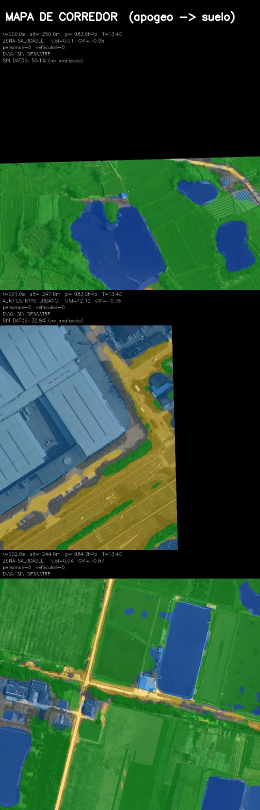
#> input picture entrega/corridor_map.jpg, 520 x 1620 px, given as the content of the folder dataset/rescuenet/train-org-img, which was not available (shown at 1/2 size)
$ python prepare_rescuenet.py --split train
#> lines starting #> are read from the running program, lines starting #| are printed output that depends on the picture; pictures that were not available may be replaced by others from this repository, and a replacement may not be noted
### cansat/__init__.py
"""
cansat — biblioteca compartida del proyecto CanSat LB135.

Nace para eliminar la duplicación que había llevado a que el mismo concepto
estuviera implementado de 2 a 62 veces, con variantes sutiles y a veces
contradictorias, repartidas en los 64 scripts de la raíz.

Módulos
-------
``indices``      USI / GVI / veredicto / diagnóstico de desastre. **FUENTE ÚNICA.**
``preprocess``   Normalización y preprocesado de imagen.  (antes: 62 variantes)
``metrics``      Matriz de confusión, IoU, F1, acuerdo.   (antes: 3 variantes)
``nodata``       Máscara de píxeles sin datos (borde vs umbral global).
``onnxio``       Nombres de nodo leídos del modelo, no hardcodeados.
``checkpoints``  Formato único de checkpoint + ``weights_only=True``.
``protocol``     Paquete de radio/UART LB135.             (antes: 3 formatos)
``summary``      Schema canónico de ``entrega/summary.json`` (antes: 2 schemas).
``paths``        Rutas resueltas desde el archivo, no desde el CWD.
``seed``         Reproducibilidad y device con fallback.

Convención: los scripts de la raíz siguen corriendo con CWD = raíz del
proyecto, así que ``from cansat.indices import usi`` funciona sin instalar.
Con ``pip install -e .`` funciona desde cualquier directorio.
"""

__version__ = "1.0.0"

import contextlib as _contextlib
import sys as _sys


def enable_utf8_stdout() -> None:
    """
    Fuerza stdout/stderr a UTF-8 en Windows.

    La consola cp1252 no puede codificar ``→``, ``≈``, ``✔`` ni emojis: cuando
    la salida se redirige o se pipea desde PowerShell, ``print`` lanza
    UnicodeEncodeError y el script muere A MITAD DE CAMINO. En el pipeline de
    vuelo eso pasa DESPUÉS de escribir la telemetría, así que se pierde la
    copia final a ``telemetry.csv`` (el contrato que lee la estación terrena).

    Se aplica al importar el paquete porque todos los scripts de vuelo y
    post-vuelo importan ``cansat.*``. Es idempotente.
    """
    for stream in (_sys.stdout, _sys.stderr):
        with _contextlib.suppress(AttributeError, OSError):
            stream.reconfigure(encoding="utf-8", errors="replace")
    # En Linux/Pi el stream ya está en UTF-8: reconfigurar es un no-op barato.


enable_utf8_stdout()

# E402/F401: el import va DESPUÉS de enable_utf8_stdout() a propósito; el
# reexport `paths` es parte de la API del paquete.
from . import paths  # noqa: E402,F401

### prepare_rescuenet.py
"""
CanSat La Base — F2: prepara RescueNet para el modelo de daño (óptico UAV).

RescueNet (Rahnemoonfar et al., Hurricane Michael, UAV 3000×4000) trae 10
clases. Se remapea a las 3 del modelo de vuelo:

    other (0)   = {0 fondo, 1 agua, 6 vehículo, 7 ruta-libre, 8 ruta-bloqueada,
                   9 árbol, 10 pileta}
    intacto (1) = {2 edificio sin daño}
    danado (2)  = {3 menor, 4 mayor, 5 destrucción total}

Genera tiles de ``--tile`` px (con cobertura del borde), filtra los que no
tienen construcción suficiente y escribe un manifest con el MISMO formato que
``dataset/xbd_masks/manifest.csv`` (name,image,mask,intacto,menor,mayor,destruido),
así ``train_damage_v3.py --extra-manifest`` lo consume sin cambios.

Uso:
    python prepare_rescuenet.py --split val --limit 20        # prueba
    python prepare_rescuenet.py --split train
    python prepare_rescuenet.py --split train --max-per-image 8
"""
from __future__ import annotations

import argparse
import csv
import json
import random
import sys
from pathlib import Path

sys.path.insert(0, str(Path(__file__).resolve().parent))

import cansat                                                       # noqa: F401
import cv2
import numpy as np

ROOT = Path("dataset/rescuenet")
OUT = Path("dataset/rescuenet_tiles")

# RescueNet (1..10) → clases del modelo (0/1/2)
REMAP = {1: 0, 2: 1, 3: 2, 4: 2, 5: 2, 6: 0, 7: 0, 8: 0, 9: 0, 10: 0}


def posiciones(dim: int, tile: int, stride: int) -> list[int]:
    """Orígenes de tile cubriendo el borde (el último tile pegado al final)."""
    if dim <= tile:
        return [0]
    pos = list(range(0, dim - tile + 1, stride))
    if pos[-1] != dim - tile:
        pos.append(dim - tile)
    return pos


def remap(mask: np.ndarray) -> np.ndarray:
    out = np.zeros_like(mask, dtype=np.uint8)
    for src, dst in REMAP.items():
        out[mask == src] = dst
    return out


def procesar_split(split: str, args) -> dict:
#> called with split = 'train'
    img_dir = ROOT / f"{split}-org-img"
    lab_dir = ROOT / f"{split}-label-img"
    imgs = sorted(img_dir.glob("*.jpg"))
    if args.limit:
        imgs = imgs[: args.limit]
    if not imgs:
        print(f"[ERROR] No hay imágenes en {img_dir}")
        return {}

    out_img = OUT / split / "images"
    out_msk = OUT / split / "masks"
    out_img.mkdir(parents=True, exist_ok=True)
    out_msk.mkdir(parents=True, exist_ok=True)

    rng = random.Random(args.seed)
    rows: list[dict] = []
    n_tiles = n_kept = 0
    for k, ip in enumerate(imgs, 1):
        lab = lab_dir / f"{ip.stem}_lab.png"
        img = cv2.imread(str(ip))
#> img is the input picture: shape (1620, 520, 3); mean B, G, R 50.7, 76.7, 42
        msk = cv2.imread(str(lab), cv2.IMREAD_GRAYSCALE)
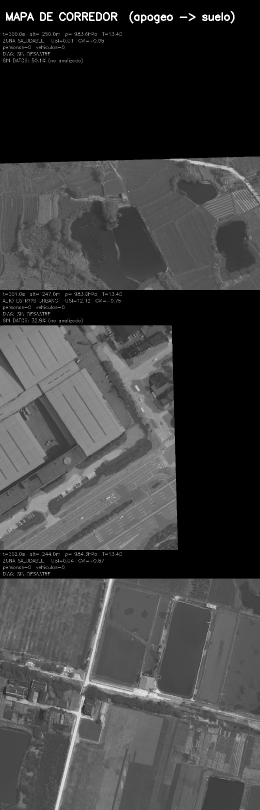
#> msk: shape (1620, 520) (shown at 1/2 size); min 0, max 255, mean 63.3
        if img is None or msk is None:
            print(f"  [WARN] no se pudo leer {ip.name}")
            continue
        if img.shape[:2] != msk.shape[:2]:
            msk = cv2.resize(msk, (img.shape[1], img.shape[0]),
                             interpolation=cv2.INTER_NEAREST)
        rm = remap(msk)
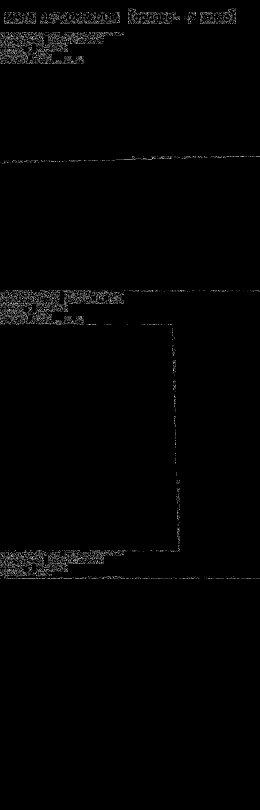
#> rm: shape (1620, 520) (shown at 1/2 size); min 0, max 2, mean 0.0212; drawn with min black and max white

        candidatos = []
        for y0 in posiciones(img.shape[0], args.tile, args.stride):
            for x0 in posiciones(img.shape[1], args.tile, args.stride):
                t = rm[y0:y0 + args.tile, x0:x0 + args.tile]
                n_tiles += 1
                frac_b = float(((t >= 1).sum()) / t.size)
                if frac_b >= args.min_building:
                    candidatos.append((y0, x0, t, frac_b))
#> after the loop, candidatos = 1 item; n_tiles = 3
        if len(candidatos) > args.max_per_image:
            # prioriza los tiles con más construcción (señal de daño)
            candidatos.sort(key=lambda c: -c[3])
            candidatos = candidatos[: args.max_per_image]
            rng.shuffle(candidatos)

        for j, (y0, x0, t, _fb) in enumerate(candidatos):
            name = f"rescuenet_{split}_{ip.stem}_{y0}_{x0}"
            ti = int((t == 1).sum())
            tm = int((t == 2).sum())          # el remapeo colapsa 3/4/5 → 2
            if ti + tm == 0:
                continue
            cv2.imwrite(str(out_img / f"{name}.jpg"),
                        img[y0:y0 + args.tile, x0:x0 + args.tile],
                        [cv2.IMWRITE_JPEG_QUALITY, args.jpeg])
            cv2.imwrite(str(out_msk / f"{name}.png"), t)
            rows.append({
                "name": name,
                "image": str(out_img / f"{name}.jpg"),
                "mask": str(out_msk / f"{name}.png"),
                "intacto": ti,
                "menor": 0,
                "mayor": 0,
                "destruido": tm,
            })
            n_kept += 1
#> this loop made 1 pass
#> (y0, x0, _fb, name, ti, tm, n_kept) on pass 1: (0, 0, 0.0225, 'rescuenet_train_corridor_map_0_0', 2631, 4858, 1)
#> pass 1, in procesar_split, `cv2.imwrite(str(out_img / f"{name}.jpg"), img[y0:y0 + args.tile, x0:x0..`:
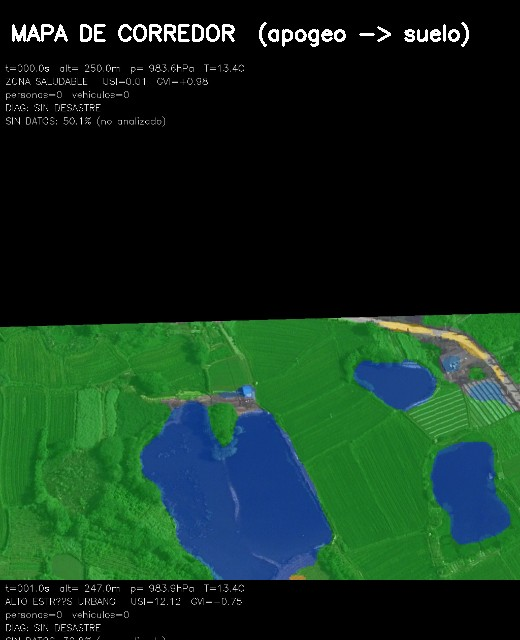
#> saved as rescuenet_train_corridor_map_0_0.jpg: shape (640, 520, 3); mean B, G, R 31.1, 49.4, 19.4
#> pass 1, in procesar_split, `cv2.imwrite(str(out_msk / f"{name}.png"), t)`:
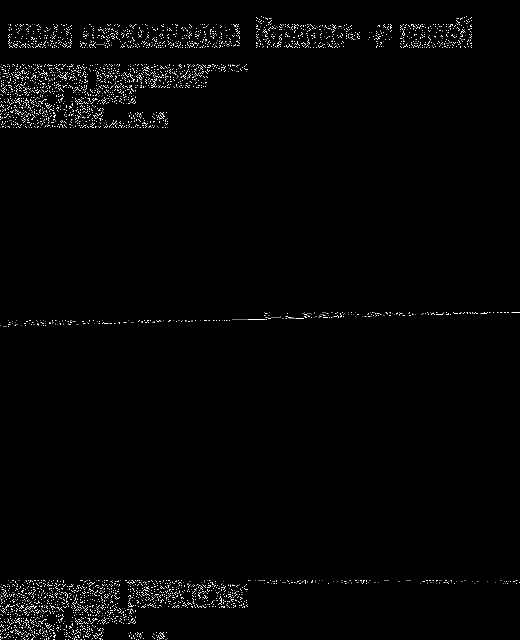
#> saved as rescuenet_train_corridor_map_0_0.png: shape (640, 520); min 0, max 2, mean 0.0371; drawn with min black and max white
#> after the loop, n_kept = 1; rows = 1 item
        if k % 100 == 0 or k == len(imgs):
            print(f"  {k}/{len(imgs)} imágenes · tiles {n_kept}/{n_tiles} "
                  f"({100 * n_kept / max(1, n_tiles):.1f}%)", flush=True)
#|   1/1 imágenes · tiles 1/3 (33.3%)

    man = OUT / f"manifest_{split}.csv"
    with man.open("w", newline="", encoding="utf-8") as f:
        w = csv.DictWriter(f, fieldnames=["name", "image", "mask", "intacto",
                                          "menor", "mayor", "destruido"])
        w.writeheader()
        w.writerows(rows)
    stats = {
        "split": split,
        "imagenes": len(imgs),
        "tiles_generados": n_tiles,
        "tiles_guardados": n_kept,
        "min_building": args.min_building,
        "tile": args.tile,
        "manifest": str(man),
    }
    print(f"[OK] {split}: {n_kept} tiles en {man}")
#| [OK] train: 1 tiles en dataset/rescuenet_tiles/manifest_train.csv
    return stats


def main() -> int:
    ap = argparse.ArgumentParser(description="RescueNet → tiles 0/1/2 + manifest")
    ap.add_argument("--split", choices=("train", "val"), required=True)
    ap.add_argument("--tile", type=int, default=640)
    ap.add_argument("--stride", type=int, default=640)
    ap.add_argument("--min-building", type=float, default=0.02,
                    help="fracción mínima de píxeles de edificio para guardar el tile")
    ap.add_argument("--max-per-image", type=int, default=8,
                    help="tope de tiles por imagen (prioriza los de más edificación)")
    ap.add_argument("--jpeg", type=int, default=85)
    ap.add_argument("--limit", type=int, default=0, help="solo N imágenes (prueba)")
    ap.add_argument("--seed", type=int, default=42)
    args = ap.parse_args()

    stats = procesar_split(args.split, args)
#> stats = 7 items
    if stats:
        sp = OUT / f"stats_{args.split}.json"
        sp.write_text(json.dumps(stats, ensure_ascii=False, indent=2) + "\n",
                      encoding="utf-8")
        print(f"→ {sp}")
    return 0


if __name__ == "__main__":
    raise SystemExit(main())
#> (the program exits here)
